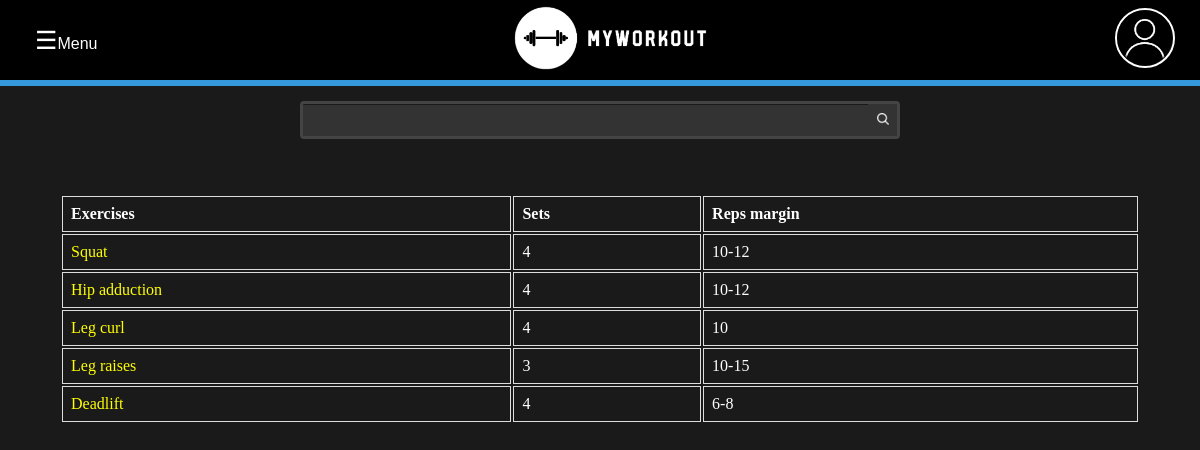
The page /workout/myworkout/admin-lower-body/ on the database its author committed.
### workout/models.py (models this page shows, shortened)
class SetExerciseRelationship(models.Model):
    exercise = models.ForeignKey(Exercise, on_delete=models.CASCADE)
    sets = models.IntegerField("Qty of Sets", default=1)
    initial_margin_expected_reps = models.IntegerField("Min. of reps: (opcional)",
                                                       null=True, blank=True)
    final_margin_expected_reps = models.IntegerField("Max. of reps: (opcional)",
                                                     null=True, blank=True)
    user = models.ForeignKey(User, on_delete=models.CASCADE, default=None)
    def get_reps_margin(self):
        if self.initial_margin_expected_reps and not self.final_margin_expected_reps:
            return f"{self.initial_margin_expected_reps}"
        elif self.final_margin_expected_reps and not self.initial_margin_expected_reps:
            return f"{self.final_margin_expected_reps}"
        elif self.initial_margin_expected_reps and self.final_margin_expected_reps:
            return f"{self.initial_margin_expected_reps}-{self.final_margin_expected_reps}"
        else:
            return "0"

class Exercise(models.Model):
    EXERCISE_DIFFICULTY = (
        ("E", "Easy"),
        ("M", "Medium"),
        ("H", "Hard",),
    )
    RES_PROFILE = (
        ("Unk", "Unknown"),
        ("Asc", "Ascending"),
        ("Dow", "Downward"),
    )
    cover = models.FileField(upload_to="images/exercises/%Y/%m/%d/",
                             validators=[FileExtensionValidator(['svg'])])
    attribution = models.TextField(blank=True)
    name = models.CharField("Exercise name", max_length=120)
    description = models.TextField("Exercise description")
    difficulty = models.CharField("Select the difficulty", max_length=1,
                                  choices=EXERCISE_DIFFICULTY)
    muscles = models.ManyToManyField("Muscle", related_name="Muscle",
                                     blank=True)
    muscle_group = models.ManyToManyField("MuscleGroup",
                                          related_name="MuscleGroup")
    slug = models.SlugField(unique=True, default="")
    resistance_profile = models.CharField("Resistance profile",
                                          choices=RES_PROFILE,
                                          max_length=3,
                                          blank=True)
    is_dumbell = models.BooleanField(default=False)
    is_barbell = models.BooleanField(default=False)
    is_cable = models.BooleanField(default=False)
    is_machine = models.BooleanField(default=False)
    sets = models.IntegerField("Number of sets", blank=True, default=0)
    steps = models.TextField("Steps", blank=True)
    def get_absolute_url(self):
        return reverse('workout:exercise', kwargs={"slug": self.slug})
    class Meta:
        ordering = ['name']

### workout/views/crud.py (the view)
# urls.py: path('myworkout/<slug>/', views.view_myworkout, name="myworkout"),
def view_myworkout(request, slug):
    workout = models.Workout.objects.get(slug=slug)
    context = {
        'workout': workout,
        'is_myworkout': True,
        "title": f"{workout.name} - ",
    }
    return render(request, "user/myworkout/myworkouts.html", context)

### templates/user/myworkout/myworkouts.html (shortened to what this page needs)
{% extends "base.html" %}
{% load static %}
{% block content %}
    <main class="main-content">
        {% if is_myworkout %}
        <table class="my-workouts-table">
            <thead>
              <tr>
                <th scope="col">Exercises</th>
                <th scope="col">Sets</th>
                <th scope="col">Reps margin</th>
              </tr>
            </thead>
            <tbody>
                {% for exercise in workout.set_exercise_relationships.all %}
                    <tr>
                        <td><a href="{{exercise.exercise.get_absolute_url}}">{{exercise.exercise.name}}</a></td>
                        <td>{{exercise.sets}}</td>
                        <td>{{exercise.get_reps_margin}}</td>
                    </tr>
                {% endfor %}
            </tbody>
          </table>
        {% endif %}
    </main>
{% endblock content %}

### static/css/style.css (style rules this page uses)
:root { --cor-fundo: #1a1a1a; --cor-texto: #ffffff; --cor-destaque: #3498db; --cor-sombra: #333333; --cor-fundo-secundario: #2c2c2c; --cor-texto-secundario: #cccccc; --cor-borda: #555555; }
html { height: 100%; }
body { height: 100%; padding: 0; margin: 0; color: white; background-color: #1a1a1a; overflow-y: scroll; }
.main-content { display: flex; width: 90%; margin: 40px auto; justify-content: center; }
.my-workouts-table { height: fit-content; width: 100%; }
.my-workouts-table th, td { border: 1px solid #dddddd; text-align: left; padding: 8px; }
.my-workouts-table a { color: yellow; text-decoration: solid; transition: all 0.3s ease-in-out; }

### rows shown on the page
SetExerciseRelationship: exercise.name "Squat", sets "4", get_reps_margin "10-12"
SetExerciseRelationship: exercise.name "Hip adduction", sets "4", get_reps_margin "10-12"
SetExerciseRelationship: exercise.name "Leg curl", sets "4", get_reps_margin "10"
SetExerciseRelationship: exercise.name "Leg raises", sets "3", get_reps_margin "10-15"
SetExerciseRelationship: exercise.name "Deadlift", sets "4", get_reps_margin "6-8"
